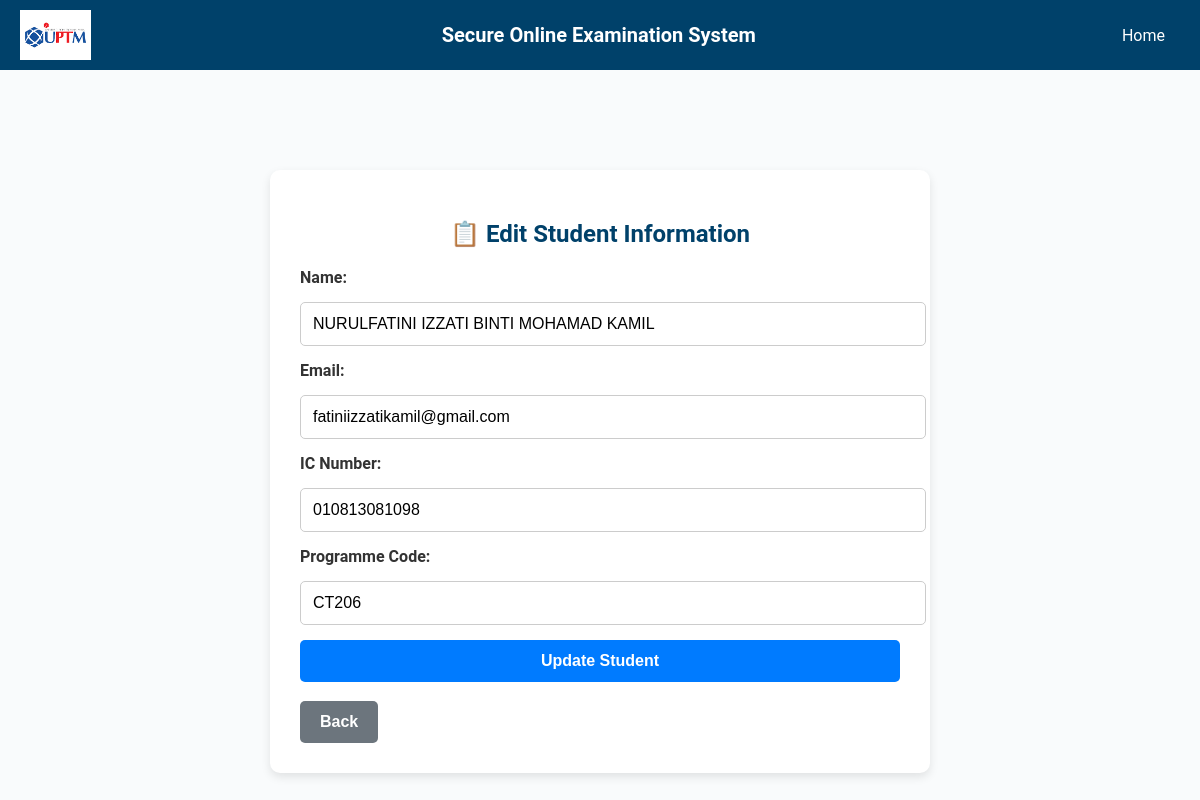
The app's page /edit_student.php?id=AM2304013455 (signed in) with its own data.
### tables this page shows
CREATE TABLE `students` (
  `student_id` varchar(20) NOT NULL,
  `name` varchar(100) NOT NULL,
  `email` varchar(100) NOT NULL,
  `password` varchar(255) NOT NULL,
  `ic_number` varchar(20) DEFAULT NULL,
  `phone` varchar(20) DEFAULT NULL,
  `dob` date DEFAULT NULL,
  `address` text DEFAULT NULL,
  `programme_code` varchar(20) DEFAULT NULL
);

### edit_student.php (the view, shortened to what this page needs)
<?php
include "db_connection.php";
if (isset($_GET['id'])) {
    $student_id = $_GET['id'];
    $sql = "SELECT * FROM students WHERE student_id = ?";
    $stmt = $conn->prepare($sql);
    $stmt->bind_param("s", $student_id);
    $stmt->execute();
    $result = $stmt->get_result();
    $student = $result->fetch_assoc();
}
?>
<!DOCTYPE html>
<html lang="en">
<head>
</head>
<body>
<div class="container">
    <h2>📋 Edit Student Information</h2>
    <form action="edit_student.php?id=<?php echo $student['student_id']; ?>" method="POST">
        <label for="name">Name:</label>
        <input type="text" name="name" id="name" value="<?php echo htmlspecialchars($student['name']); ?>" required>
        <label for="email">Email:</label>
        <input type="email" name="email" id="email" value="<?php echo htmlspecialchars($student['email']); ?>" required>
        <label for="ic_number">IC Number:</label>
        <input type="text" name="ic_number" id="ic_number" value="<?php echo htmlspecialchars($student['ic_number']); ?>" required>
        <label for="programme_code">Programme Code:</label>
        <input type="text" name="programme_code" id="programme_code" value="<?php echo htmlspecialchars($student['programme_code']); ?>" required>
        <button type="submit" class="update-btn">Update Student</button>
    </form>
    <br>
    <a href="manage_students.php">
        <button type="button" class="back-btn">Back</button>
    </a>
</div>
</body>
</html>

### navbar.php (style rules this page uses)
body { font-family: Arial, sans-serif; margin: 0; padding: 0; }

### edit_student.php (style rules this page uses)
body { font-family: 'Roboto', sans-serif; margin: 0; padding: 0; background-color: #f9fbfc; }
.container { margin-top: 100px; max-width: 600px; background: white; padding: 30px; border-radius: 10px; box-shadow: 0 4px 10px rgba(0, 0, 0, 0.1); margin-left: auto; margin-right: auto; }
h2 { font-size: 24px; color: #00416a; margin-bottom: 20px; text-align: center; }
form { display: flex; flex-direction: column; gap: 15px; }
label { font-weight: bold; color: #333; text-align: left; }
input { padding: 12px; border: 1px solid #ccc; border-radius: 5px; font-size: 16px; width: 100%; }
button { padding: 12px 20px; font-size: 16px; font-weight: bold; border: none; border-radius: 5px; cursor: pointer; transition: background-color 0.3s ease, transform 0.2s ease; }
.update-btn { background-color: #007bff; color: white; }
.back-btn { background-color: #6c757d; color: white; }

### records on screen
students: name "NURULFATINI IZZATI BINTI MOHAMAD KAMIL", email "fatiniizzatikamil@gmail.com", ic_number "010813081098", programme_code "CT206"
